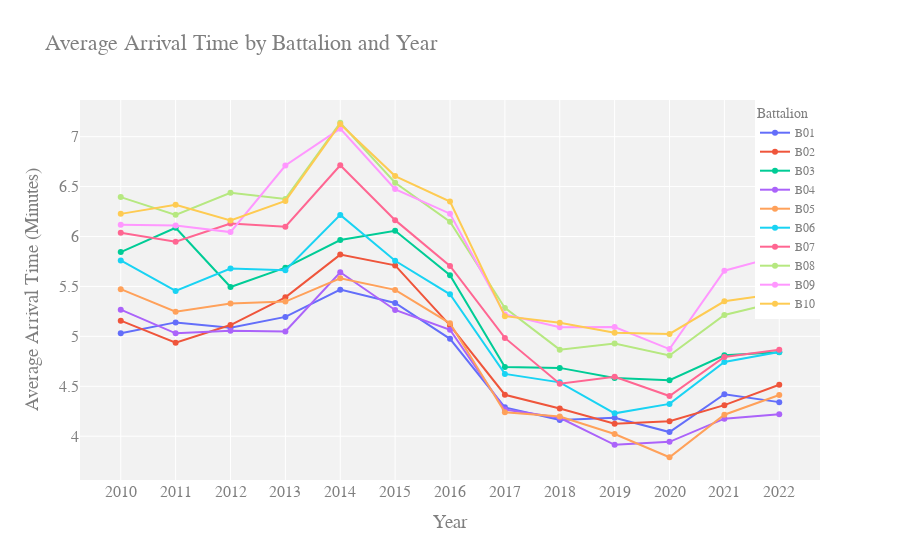

Source (notebook cell):
### Markdown cell above
This code computes the time it takes for each fire department unit to arrive at the scene of an incident, and creates a new column in the dataset to store these values. It generates a line chart using the Plotly, seaborn and mplcursors libraryies to visualize the the dataset by battalion and year, and calculates the average arrival time for each group and sets some hovering effects on the plot.

### Code cell
# Author-
# Ali Dadayev 


# Convert to minutes and add a new column
df['Arrive time_minutes'] = ((df['Arrival DtTm'] - df['Alarm DtTm']).dt.total_seconds() / 60.0).round(2)

# Group by battalion and year
df['year'] = df['Incident Date'].dt.year
df_grouped = df.groupby(['Battalion', 'year'])['Arrive time_minutes'].mean().reset_index()

# Create a line plot for each battalion using Plotly
fig = go.Figure()
for battalion in df_grouped['Battalion'].unique():
    data = df_grouped[df_grouped['Battalion'] == battalion]
    fig.add_trace(go.Scatter(x=data['year'], y=data['Arrive time_minutes'], name=battalion, line=dict(width=2)))

# Set layout for the plot
fig.update_layout(
    title="Average Arrival Time by Battalion and Year",
    xaxis_title="Year",
    yaxis_title="Average Arrival Time (Minutes)",
    font=dict(
        family="Arial",
        size=16,
        color="#7f7f7f"
    ),
    legend=dict(
        title="Battalion",
        font=dict(
            family="Arial",
            size=12,
            color="#7f7f7f"
        ),
        yanchor="top",
        y=1,
        xanchor="right",
        x=1
    ),
    plot_bgcolor="#f2f2f2",
    xaxis=dict(
        tickmode='linear',
        tick0=2003,
        dtick=1
    )
)

# Add interactivity to the plot using mplcursors
annotations = [f"{battalion}\nYear: {int(data['year'])}\nAvg. Arrival Time: {data['Arrive time_minutes']:.2f} minutes"
               for battalion, data in df_grouped[['Battalion', 'year', 'Arrive time_minutes']].iterrows()]
cursor = mplcursors.cursor(hover=True)
cursor.connect("add", lambda sel: sel.annotation.set_text(annotations[sel.target.index]))

# Save the plot to an HTML file and display it in the browser
pyo.plot(fig, filename='battalion_arrival_time.html', auto_open=True)

# Display the plot in the notebook
pyo.iplot(fig)

### Figure 1 — Plotly figure (JSON) as saved in the notebook; plotly's stock layout.template omitted (floating-point values rounded to 4 significant figures)
{"data": [{"line": {"width": 2}, "name": "B01", "type": "scatter", "x": [2010, 2011, 2012, 2013, 2014, 2015, 2016, 2017, 2018, 2019, 2020, 2021, 2022], "y": [5.031, 5.14, 5.087, 5.195, 5.468, 5.335, 4.975, 4.289, 4.162, 4.184, 4.042, 4.42, 4.342]}, {"line": {"width": 2}, "name": "B02", "type": "scatter", "x": [2010, 2011, 2012, 2013, 2014, 2015, 2016, 2017, 2018, 2019, 2020, 2021, 2022], "y": [5.157, 4.937, 5.113, 5.391, 5.819, 5.711, 5.11, 4.415, 4.278, 4.125, 4.149, 4.311, 4.516]}, {"line": {"width": 2}, "name": "B03", "type": "scatter", "x": [2010, 2011, 2012, 2013, 2014, 2015, 2016, 2017, 2018, 2019, 2020, 2021, 2022], "y": [5.845, 6.088, 5.494, 5.688, 5.965, 6.057, 5.612, 4.693, 4.684, 4.584, 4.561, 4.81, 4.842]}, {"line": {"width": 2}, "name": "B04", "type": "scatter", "x": [2010, 2011, 2012, 2013, 2014, 2015, 2016, 2017, 2018, 2019, 2020, 2021, 2022], "y": [5.268, 5.03, 5.055, 5.048, 5.642, 5.264, 5.067, 4.267, 4.185, 3.914, 3.944, 4.176, 4.22]}, {"line": {"width": 2}, "name": "B05", "type": "scatter", "x": [2010, 2011, 2012, 2013, 2014, 2015, 2016, 2017, 2018, 2019, 2020, 2021, 2022], "y": [5.473, 5.247, 5.33, 5.348, 5.582, 5.466, 5.131, 4.24, 4.197, 4.022, 3.79, 4.216, 4.413]}, {"line": {"width": 2}, "name": "B06", "type": "scatter", "x": [2010, 2011, 2012, 2013, 2014, 2015, 2016, 2017, 2018, 2019, 2020, 2021, 2022], "y": [5.761, 5.455, 5.679, 5.663, 6.217, 5.757, 5.421, 4.624, 4.54, 4.229, 4.324, 4.744, 4.844]}, {"line": {"width": 2}, "name": "B07", "type": "scatter", "x": [2010, 2011, 2012, 2013, 2014, 2015, 2016, 2017, 2018, 2019, 2020, 2021, 2022], "y": [6.039, 5.947, 6.129, 6.098, 6.714, 6.164, 5.705, 4.985, 4.526, 4.595, 4.402, 4.794, 4.867]}, {"line": {"width": 2}, "name": "B08", "type": "scatter", "x": [2010, 2011, 2012, 2013, 2014, 2015, 2016, 2017, 2018, 2019, 2020, 2021, 2022], "y": [6.395, 6.217, 6.438, 6.376, 7.139, 6.539, 6.148, 5.285, 4.867, 4.929, 4.808, 5.214, 5.347]}, {"line": {"width": 2}, "name": "B09", "type": "scatter", "x": [2010, 2011, 2012, 2013, 2014, 2015, 2016, 2017, 2018, 2019, 2020, 2021, 2022], "y": [6.117, 6.11, 6.044, 6.711, 7.08, 6.475, 6.229, 5.22, 5.091, 5.094, 4.873, 5.658, 5.806]}, {"line": {"width": 2}, "name": "B10", "type": "scatter", "x": [2010, 2011, 2012, 2013, 2014, 2015, 2016, 2017, 2018, 2019, 2020, 2021, 2022], "y": [6.227, 6.317, 6.162, 6.356, 7.128, 6.606, 6.35, 5.202, 5.137, 5.037, 5.025, 5.351, 5.428]}], "layout": {"font": {"color": "#7f7f7f", "family": "Arial", "size": 16}, "legend": {"font": {"color": "#7f7f7f", "family": "Arial", "size": 12}, "title": {"text": "Battalion"}, "x": 1, "xanchor": "right", "y": 1, "yanchor": "top"}, "plot_bgcolor": "#f2f2f2", "title": {"text": "Average Arrival Time by Battalion and Year"}, "xaxis": {"dtick": 1, "tick0": 2003, "tickmode": "linear", "title": {"text": "Year"}}, "yaxis": {"title": {"text": "Average Arrival Time (Minutes)"}}}}
